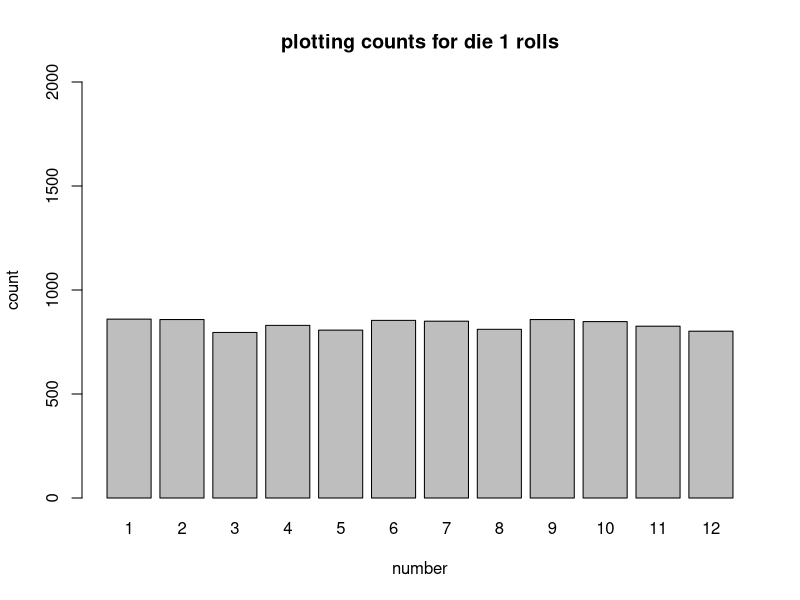
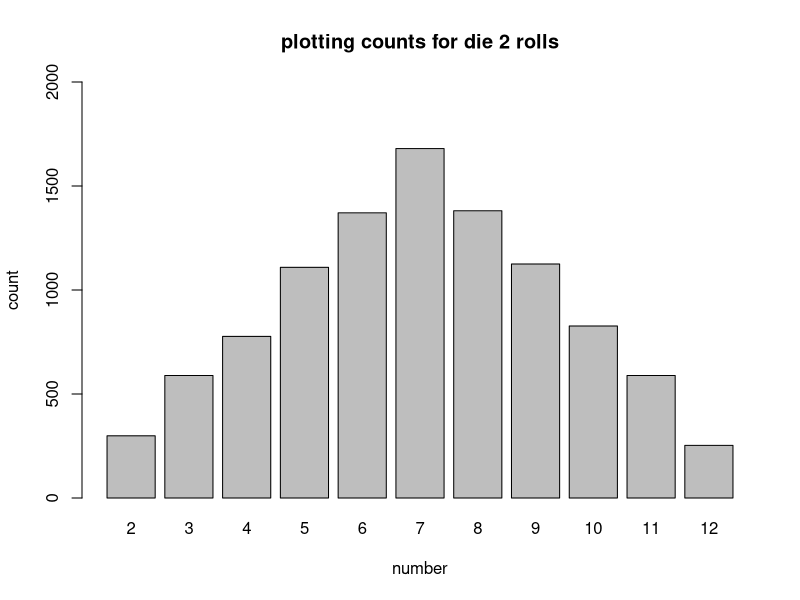

The R source for these figures, in order:
die1 <- c(1,2,3,4,5,6,7,8,9,10,11,12)
die2<- c(1,2,3,4,5,6)

die1Rolls <- sample(die1, 10000, replace = TRUE)

die2Rolls <- sample(die2, 10000, replace = TRUE) + sample(die2, 10000, replace = TRUE)


par(mfrow = c(1,1))

barplot(table(die1Rolls), ylim = c(0,2000), xlab = "number", ylab = "count", main = "plotting counts for die 1 rolls")

barplot(table(die2Rolls), ylim = c(0,2000), xlab = "number", ylab = "count", main = "plotting counts for die 2 rolls")


#class  got over before going for the other parts